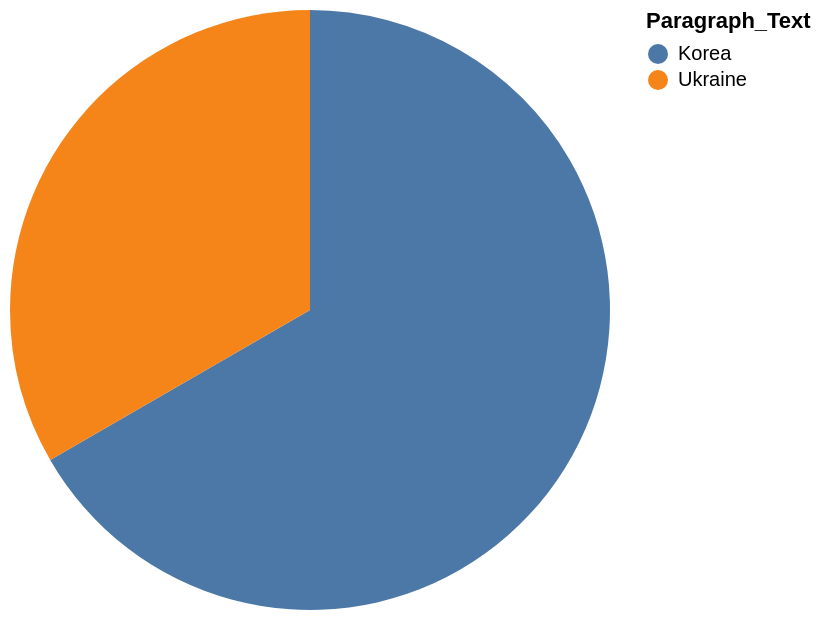

Specify this chart in Vega-Lite:
### Vega-Lite specification from a JSON file in a GitHub repository (floating-point values rounded to 4 significant figures)
{"data": {"values": [{"x_data": "Korea", "y_data": 2}, {"x_data": "Ukraine", "y_data": 1}]}, "mark": "arc", "encoding": {"theta": {"field": "y_data", "type": "quantitative", "title": "COUNT(Paragraph_Text)"}, "color": {"field": "x_data", "type": "nominal", "title": "Paragraph_Text"}}}
